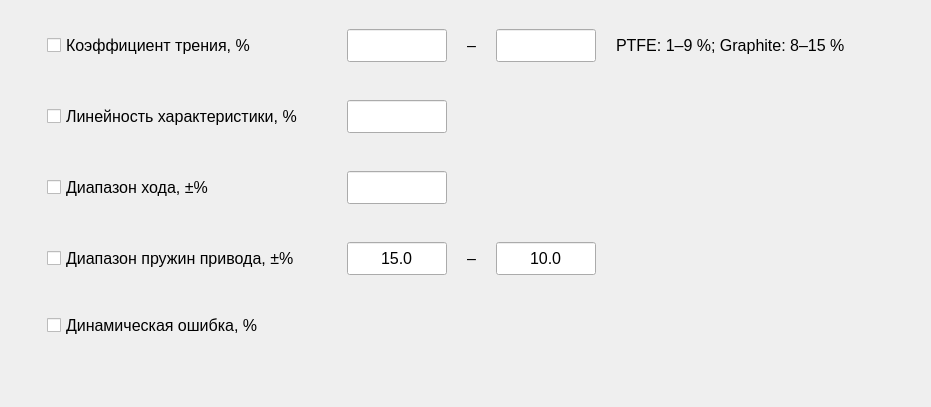
     <widget class="QWidget" name="tab_passFail">
      <attribute name="title">
       <string>Pass | Fail</string>
      </attribute>
      <layout class="QHBoxLayout" name="horizontalLayout_7">
       <item>
        <spacer name="horizontalSpacer_2">
         <property name="orientation">
          <enum>Qt::Orientation::Horizontal</enum>
         </property>
         <property name="sizeHint" stdset="0">
          <size>
           <width>18</width>
           <height>20</height>
          </size>
         </property>
        </spacer>
       </item>
       <item>
        <layout class="QVBoxLayout" name="verticalLayout_4">
         <item>
          <widget class="QWidget" name="widget_groupCrossingLimits" native="true">
           <layout class="QVBoxLayout" name="verticalLayout_3">
            <property name="spacing">
             <number>20</number>
            </property>
            <item>
             <widget class="QWidget" name="widget_crossingLimits_coefficientFriction" native="true">
              <property name="font">
               <font>
                <pointsize>20</pointsize>
               </font>
              </property>
              <layout class="QHBoxLayout" name="horizontalLayout_3">
               <property name="spacing">
                <number>20</number>
               </property>
               <item>
                <widget class="QCheckBox" name="checkBox_crossingLimits_coefficientFriction">
                 <property name="sizePolicy">
                  <sizepolicy hsizetype="Expanding" vsizetype="Fixed">
                   <horstretch>0</horstretch>
                   <verstretch>0</verstretch>
                  </sizepolicy>
                 </property>
                 <property name="minimumSize">
                  <size>
                   <width>280</width>
                   <height>0</height>
                  </size>
                 </property>
                 <property name="maximumSize">
                  <size>
                   <width>280</width>
                   <height>16777215</height>
                  </size>
                 </property>
                 <property name="font">
                  <font>
                   <pointsize>12</pointsize>
                  </font>
                 </property>
                 <property name="text">
                  <string>Коэффициент трения, %</string>
                 </property>
                </widget>
               </item>
               <item>
                <widget class="QLineEdit" name="lineEdit_crossingLimits_coefficientFriction_lower">
                 <property name="sizePolicy">
                  <sizepolicy hsizetype="Preferred" vsizetype="Fixed">
                   <horstretch>0</horstretch>
                   <verstretch>0</verstretch>
                  </sizepolicy>
                 </property>
                 <property name="minimumSize">
                  <size>
                   <width>100</width>
                   <height>0</height>
                  </size>
                 </property>
                 <property name="maximumSize">
                  <size>
                   <width>100</width>
                   <height>16777215</height>
                  </size>
                 </property>
                 <property name="font">
                  <font>
                   <pointsize>12</pointsize>
                  </font>
                 </property>
                 <property name="focusPolicy">
                  <enum>Qt::FocusPolicy::ClickFocus</enum>
                 </property>
                 <property name="styleSheet">
                  <string notr="true">padding: 5px 10px;</string>
                 </property>
                 <property name="alignment">
                  <set>Qt::AlignmentFlag::AlignCenter</set>
                 </property>
                </widget>
               </item>
               <item>
                <widget class="QLabel" name="label_crossingLimits_coefficientFriction_split">
                 <property name="font">
                  <font>
                   <pointsize>12</pointsize>
                  </font>
                 </property>
                 <property name="text">
                  <string>–</string>
                 </property>
                </widget>
               </item>
               <item>
                <widget class="QLineEdit" name="lineEdit_crossingLimits_coefficientFriction_upper">
                 <property name="sizePolicy">
                  <sizepolicy hsizetype="Preferred" vsizetype="Fixed">
                   <horstretch>0</horstretch>
                   <verstretch>0</verstretch>
                  </sizepolicy>
                 </property>
                 <property name="minimumSize">
                  <size>
                   <width>100</width>
                   <height>0</height>
                  </size>
                 </property>
                 <property name="maximumSize">
                  <size>
                   <width>100</width>
                   <height>16777215</height>
                  </size>
                 </property>
                 <property name="font">
                  <font>
                   <pointsize>12</pointsize>
                  </font>
                 </property>
                 <property name="focusPolicy">
                  <enum>Qt::FocusPolicy::ClickFocus</enum>
                 </property>
                 <property name="styleSheet">
                  <string notr="true">padding: 5px 10px;</string>
                 </property>
                 <property name="alignment">
                  <set>Qt::AlignmentFlag::AlignCenter</set>
                 </property>
                </widget>
               </item>
               <item>
                <widget class="QLabel" name="label_crossingLimits_coefficientFriction_info">
                 <property name="font">
                  <font>
                   <pointsize>12</pointsize>
                  </font>
                 </property>
                 <property name="text">
                  <string>PTFE: 1–9 %; Graphite: 8–15 %</string>
                 </property>
                </widget>
               </item>
               <item>
                <spacer name="horizontalSpacer_coefficientFriction">
                 <property name="font">
                  <font>
                   <pointsize>12</pointsize>
                  </font>
                 </property>
                 <property name="orientation">
                  <enum>Qt::Orientation::Horizontal</enum>
                 </property>
                 <property name="sizeHint" stdset="0">
                  <size>
                   <width>40</width>
                   <height>20</height>
                  </size>
                 </property>
                </spacer>
               </item>
              </layout>
             </widget>
            </item>
            <item>
             <widget class="QWidget" name="widget_crossingLimits_linearCharacteristic" native="true">
              <property name="font">
               <font>
                <pointsize>12</pointsize>
               </font>
              </property>
              <layout class="QHBoxLayout" name="horizontalLayout_2">
               <property name="spacing">
                <number>20</number>
               </property>
               <item>
                <widget class="QCheckBox" name="checkBox_crossingLimits_linearCharacteristic">
                 <property name="sizePolicy">
                  <sizepolicy hsizetype="Expanding" vsizetype="Fixed">
                   <horstretch>0</horstretch>
                   <verstretch>0</verstretch>
                  </sizepolicy>
                 </property>
                 <property name="minimumSize">
                  <size>
                   <width>280</width>
                   <height>0</height>
                  </size>
                 </property>
                 <property name="maximumSize">
                  <size>
                   <width>280</width>
                   <height>16777215</height>
                  </size>
                 </property>
                 <property name="font">
                  <font>
                   <pointsize>12</pointsize>
                  </font>
                 </property>
                 <property name="text">
                  <string>Линейность характеристики, %</string>
                 </property>
                </widget>
               </item>
               <item>
                <widget class="QLineEdit" name="lineEdit_crossingLimits_linearCharacteristic">
                 <property name="sizePolicy">
                  <sizepolicy hsizetype="Preferred" vsizetype="Fixed">
                   <horstretch>0</horstretch>
                   <verstretch>0</verstretch>
                  </sizepolicy>
                 </property>
                 <property name="minimumSize">
                  <size>
                   <width>100</width>
                   <height>0</height>
                  </size>
                 </property>
                 <property name="maximumSize">
                  <size>
                   <width>100</width>
                   <height>16777215</height>
                  </size>
                 </property>
                 <property name="font">
                  <font>
                   <pointsize>12</pointsize>
                  </font>
                 </property>
                 <property name="focusPolicy">
                  <enum>Qt::FocusPolicy::ClickFocus</enum>
                 </property>
                 <property name="styleSheet">
                  <string notr="true">padding: 5px 10px;</string>
                 </property>
                 <property name="alignment">
                  <set>Qt::AlignmentFlag::AlignCenter</set>
                 </property>
                </widget>
               </item>
               <item>
                <spacer name="horizontalSpacer_linearCharacteristic">
                 <property name="font">
                  <font>
                   <pointsize>12</pointsize>
                  </font>
                 </property>
                 <property name="orientation">
                  <enum>Qt::Orientation::Horizontal</enum>
                 </property>
                 <property name="sizeHint" stdset="0">
                  <size>
                   <width>40</width>
                   <height>20</height>
                  </size>
                 </property>
                </spacer>
               </item>
              </layout>
             </widget>
            </item>
            <item>
             <widget class="QWidget" name="widget_crossingLimits_range" native="true">
              <property name="font">
               <font>
                <pointsize>12</pointsize>
               </font>
              </property>
              <layout class="QHBoxLayout" name="horizontalLayout_4">
               <property name="spacing">
                <number>20</number>
               </property>
               <item>
                <widget class="QCheckBox" name="checkBox_crossingLimits_range">
                 <property name="sizePolicy">
                  <sizepolicy hsizetype="Expanding" vsizetype="Fixed">
                   <horstretch>0</horstretch>
                   <verstretch>0</verstretch>
                  </sizepolicy>
                 </property>
                 <property name="minimumSize">
                  <size>
                   <width>280</width>
                   <height>0</height>
                  </size>
                 </property>
                 <property name="maximumSize">
                  <size>
                   <width>280</width>
                   <height>16777215</height>
                  </size>
                 </property>
                 <property name="font">
                  <font>
                   <pointsize>12</pointsize>
                  </font>
                 </property>
                 <property name="text">
                  <string>Диапазон хода, ±%</string>
                 </property>
                </widget>
               </item>
               <item>
                <widget class="QLineEdit" name="lineEdit_crossingLimits_valveStroke">
                 <property name="sizePolicy">
                  <sizepolicy hsizetype="Preferred" vsizetype="Fixed">
                   <horstretch>0</horstretch>
                   <verstretch>0</verstretch>
                  </sizepolicy>
                 </property>
                 <property name="minimumSize">
                  <size>
                   <width>100</width>
                   <height>0</height>
                  </size>
                 </property>
                 <property name="maximumSize">
                  <size>
                   <width>100</width>
                   <height>16777215</height>
                  </size>
                 </property>
                 <property name="font">
                  <font>
                   <pointsize>12</pointsize>
                  </font>
                 </property>
                 <property name="focusPolicy">
                  <enum>Qt::FocusPolicy::ClickFocus</enum>
                 </property>
                 <property name="styleSheet">
                  <string notr="true">padding: 5px 10px;</string>
                 </property>
                 <property name="alignment">
                  <set>Qt::AlignmentFlag::AlignCenter</set>
                 </property>
                </widget>
               </item>
               <item>
                <spacer name="horizontalSpacer_crossingLimits_range">
                 <property name="font">
                  <font>
                   <pointsize>12</pointsize>
                  </font>
                 </property>
                 <property name="orientation">
                  <enum>Qt::Orientation::Horizontal</enum>
                 </property>
                 <property name="sizeHint" stdset="0">
                  <size>
                   <width>40</width>
                   <height>20</height>
                  </size>
                 </property>
                </spacer>
               </item>
              </layout>
             </widget>
            </item>
            <item>
             <widget class="QWidget" name="widget_crossingLimits_spring" native="true">
              <property name="font">
               <font>
                <pointsize>12</pointsize>
               </font>
              </property>
              <layout class="QHBoxLayout" name="horizontalLayout_5">
               <property name="spacing">
                <number>20</number>
               </property>
               <item>
                <widget class="QCheckBox" name="checkBox_crossingLimits_spring">
                 <property name="sizePolicy">
                  <sizepolicy hsizetype="Expanding" vsizetype="Fixed">
                   <horstretch>0</horstretch>
                   <verstretch>0</verstretch>
                  </sizepolicy>
                 </property>
                 <property name="minimumSize">
                  <size>
                   <width>280</width>
                   <height>0</height>
                  </size>
                 </property>
                 <property name="maximumSize">
                  <size>
                   <width>280</width>
                   <height>16777215</height>
                  </size>
                 </property>
                 <property name="font">
                  <font>
                   <pointsize>12</pointsize>
                  </font>
                 </property>
                 <property name="text">
                  <string>Диапазон пружин привода, ±%</string>
                 </property>
                </widget>
               </item>
               <item>
                <widget class="QLineEdit" name="lineEdit_crossingLimits_spring_lower">
                 <property name="sizePolicy">
                  <sizepolicy hsizetype="Preferred" vsizetype="Fixed">
                   <horstretch>0</horstretch>
                   <verstretch>0</verstretch>
                  </sizepolicy>
                 </property>
                 <property name="minimumSize">
                  <size>
                   <width>100</width>
                   <height>0</height>
                  </size>
                 </property>
                 <property name="maximumSize">
                  <size>
                   <width>100</width>
                   <height>16777215</height>
                  </size>
                 </property>
                 <property name="font">
                  <font>
                   <pointsize>12</pointsize>
                  </font>
                 </property>
                 <property name="focusPolicy">
                  <enum>Qt::FocusPolicy::ClickFocus</enum>
                 </property>
                 <property name="styleSheet">
                  <string notr="true">padding: 5px 10px;</string>
                 </property>
                 <property name="text">
                  <string>15.0</string>
                 </property>
                 <property name="alignment">
                  <set>Qt::AlignmentFlag::AlignCenter</set>
                 </property>
                </widget>
               </item>
               <item>
                <widget class="QLabel" name="label_crossingLimits_spring">
                 <property name="font">
                  <font>
                   <pointsize>12</pointsize>
                  </font>
                 </property>
                 <property name="text">
                  <string>–</string>
                 </property>
                </widget>
               </item>
               <item>
                <widget class="QLineEdit" name="lineEdit_crossingLimits_spring_upper">
                 <property name="sizePolicy">
                  <sizepolicy hsizetype="Preferred" vsizetype="Fixed">
                   <horstretch>0</horstretch>
                   <verstretch>0</verstretch>
                  </sizepolicy>
                 </property>
                 <property name="minimumSize">
                  <size>
                   <width>100</width>
                   <height>0</height>
                  </size>
                 </property>
                 <property name="maximumSize">
                  <size>
                   <width>100</width>
                   <height>16777215</height>
                  </size>
                 </property>
                 <property name="font">
                  <font>
                   <pointsize>12</pointsize>
                  </font>
                 </property>
                 <property name="focusPolicy">
                  <enum>Qt::FocusPolicy::ClickFocus</enum>
                 </property>
                 <property name="styleSheet">
                  <string notr="true">padding: 5px 10px;</string>
                 </property>
                 <property name="text">
                  <string>10.0</string>
                 </property>
                 <property name="alignment">
                  <set>Qt::AlignmentFlag::AlignCenter</set>
                 </property>
                </widget>
               </item>
               <item>
                <spacer name="horizontalSpacer_crossingLimits_spring">
                 <property name="font">
                  <font>
                   <pointsize>12</pointsize>
                  </font>
                 </property>
                 <property name="orientation">
                  <enum>Qt::Orientation::Horizontal</enum>
                 </property>
                 <property name="sizeHint" stdset="0">
                  <size>
                   <width>40</width>
                   <height>20</height>
                  </size>
                 </property>
                </spacer>
               </item>
              </layout>
             </widget>
            </item>
            <item>
             <widget class="QWidget" name="widget_crossingLimits_dinamicError" native="true">
              <property name="minimumSize">
               <size>
                <width>260</width>
                <height>0</height>
               </size>
              </property>
              <property name="font">
               <font>
                <pointsize>12</pointsize>
               </font>
              </property>
              <layout class="QHBoxLayout" name="horizontalLayout_6">
               <property name="spacing">
                <number>20</number>
               </property>
               <item>
                <widget class="QCheckBox" name="checkBox_crossingLimits_dinamicError">
                 <property name="sizePolicy">
                  <sizepolicy hsizetype="Expanding" vsizetype="Fixed">
                   <horstretch>0</horstretch>
                   <verstretch>0</verstretch>
                  </sizepolicy>
                 </property>
                 <property name="minimumSize">
                  <size>
                   <width>280</width>
                   <height>0</height>
                  </size>
                 </property>
                 <property name="maximumSize">
                  <size>
                   <width>280</width>
                   <height>16777215</height>
                  </size>
                 </property>
                 <property name="font">
                  <font>
                   <pointsize>12</pointsize>
                  </font>
                 </property>
                 <property name="text">
                  <string>Динамическая ошибка, %</string>
                 </property>
                </widget>
               </item>
               <item>
                <spacer name="horizontalSpacer_crossingLimits_dinamicError">
                 <property name="font">
                  <font>
                   <pointsize>12</pointsize>
                  </font>
                 </property>
                 <property name="orientation">
                  <enum>Qt::Orientation::Horizontal</enum>
                 </property>
                 <property name="sizeHint" stdset="0">
                  <size>
                   <width>40</width>
                   <height>20</height>
                  </size>
                 </property>
                </spacer>
               </item>
              </layout>
             </widget>
            </item>
           </layout>
          </widget>
         </item>
         <item>
          <spacer name="verticalSpacer">
           <property name="orientation">
            <enum>Qt::Orientation::Vertical</enum>
           </property>
           <property name="sizeHint" stdset="0">
            <size>
             <width>20</width>
             <height>40</height>
            </size>
           </property>
          </spacer>
         </item>
        </layout>
       </item>
       <item>
        <spacer name="horizontalSpacer_4">
         <property name="orientation">
          <enum>Qt::Orientation::Horizontal</enum>
         </property>
         <property name="sizeHint" stdset="0">
          <size>
           <width>17</width>
           <height>20</height>
          </size>
         </property>
        </spacer>
       </item>
      </layout>
     </widget>
